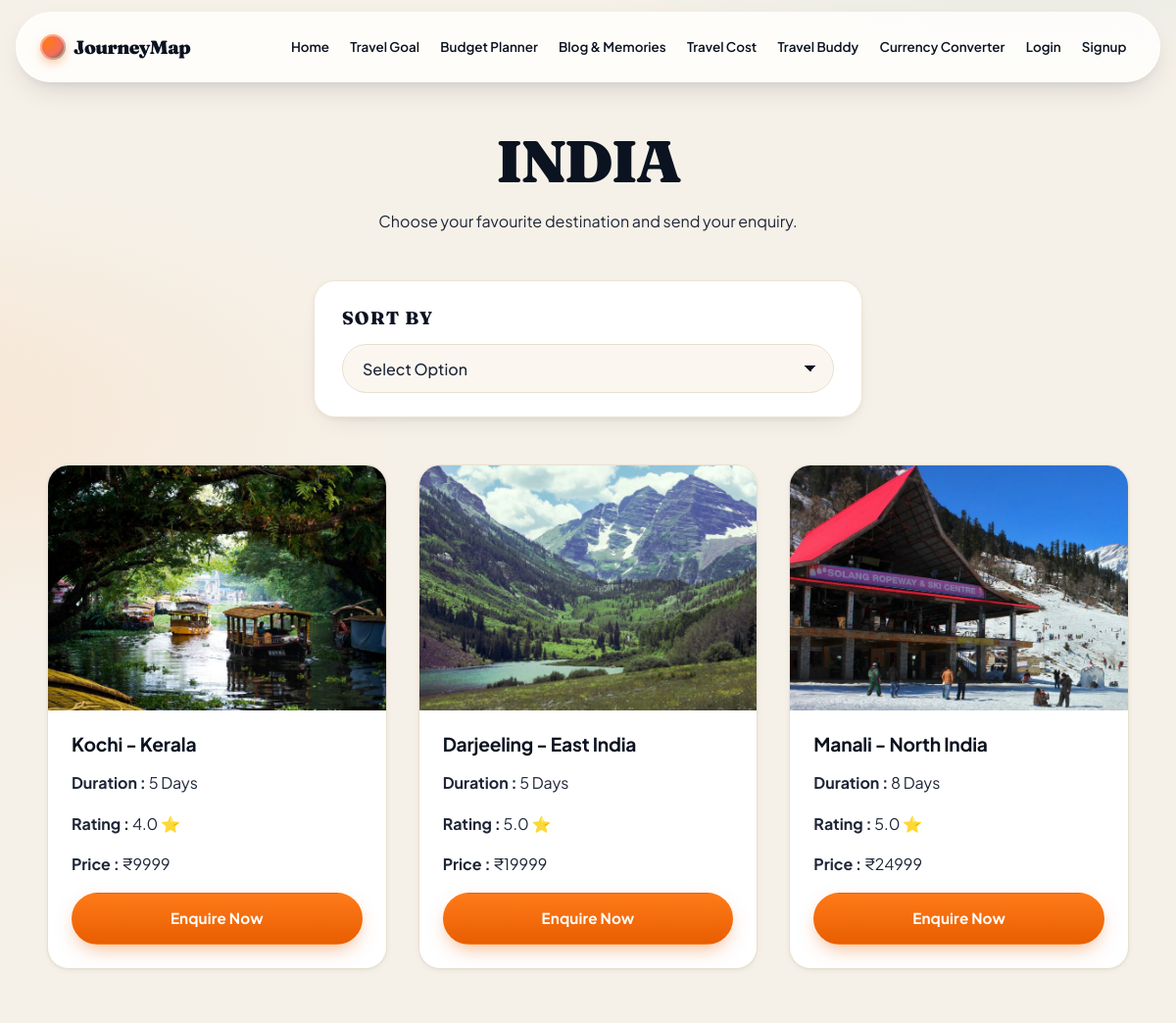
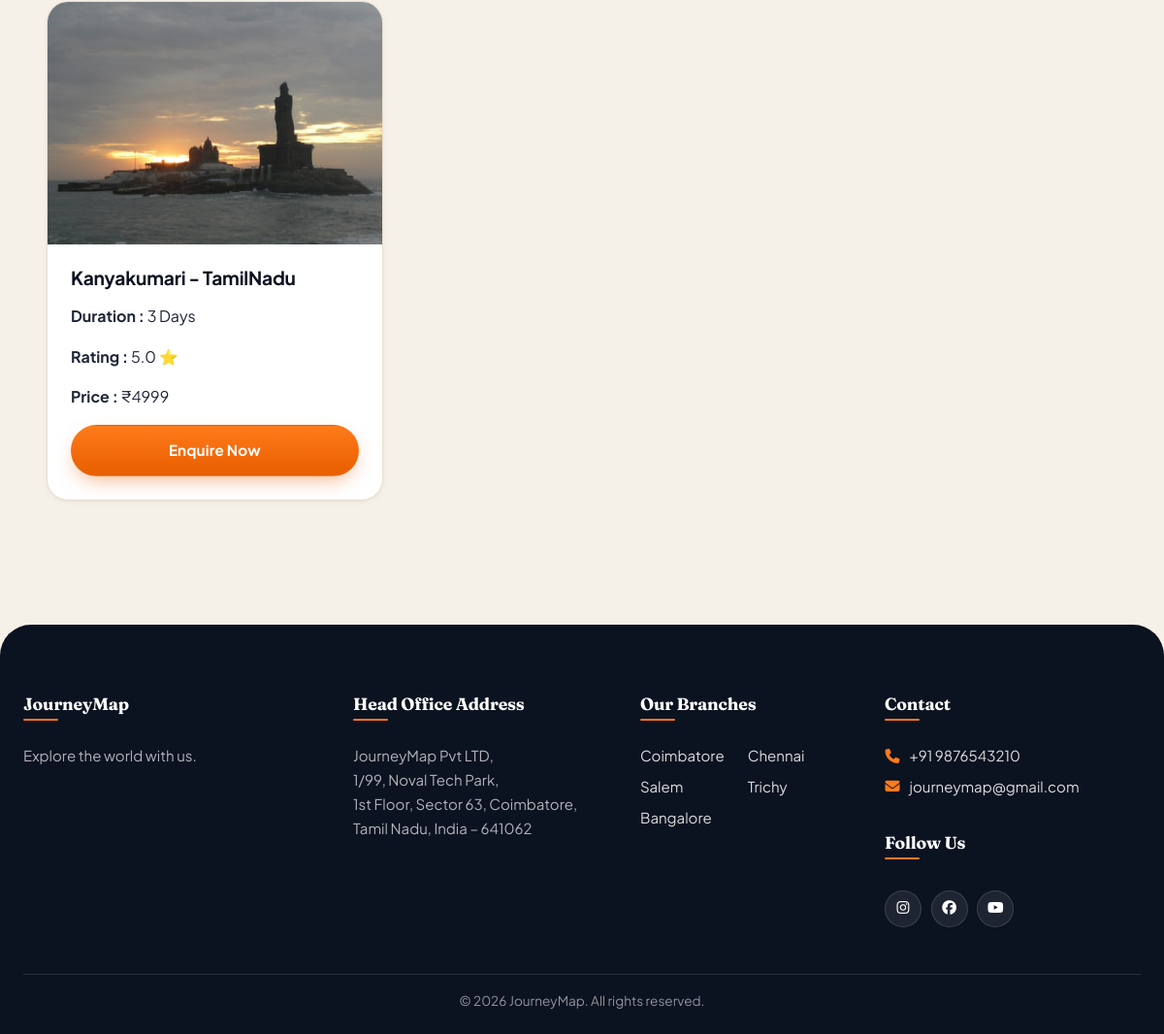
The app's page /destinations/India/ with its own data (2 pictures, top to bottom).
### JourneyMap/models.py (models this page shows, shortened)
class Package(models.Model):
    CATEGORY = (
        ('India', 'India'),
        ('International', 'International'),
        ('Europe', 'Europe'),
        ('Honeymoon', 'International Honeymoon')
    )
    package_name = models.CharField(max_length=100)
    category = models.CharField(max_length=30, choices=CATEGORY)
    price = models.IntegerField()
    image = models.ImageField(upload_to='travels/')
    description = models.TextField()

class Destination(models.Model):
    package = models.ForeignKey(Package, on_delete=models.CASCADE)
    destination_name = models.CharField(max_length=100)
    image = models.ImageField(upload_to='travels/')
    description = models.TextField()
    days = models.IntegerField()
    price = models.IntegerField()
    rating = models.FloatField(default=5)
    international = models.BooleanField(default=False)

### JourneyMap/views.py (the view)
# urls.py: path('destinations/<str:category>/',views.destinations,name='destinations'),
def destinations(request, category):
    package = Package.objects.get(category=category)
    destinations = Destination.objects.filter(package=package)
    sort = request.GET.get("sort")
    if sort == "price_low":
        destinations = destinations.order_by("price")
    elif sort == "price_high":
        destinations = destinations.order_by("-price")
    elif sort == "rating":
        destinations = destinations.order_by("-rating")
    elif sort == "days_low":
        destinations = destinations.order_by("days")
    elif sort == "days_high":
        destinations = destinations.order_by("-days")
    elif sort == "name":
        destinations = destinations.order_by("destination_name")
    context = {
        "package": package,
        "destinations": destinations,
        "sort": sort,
    }
    return render(request, "destinations.html", context)

### templates/destinations.html (shortened to what this page needs)
{% extends 'base.html' %}
{% load static %}
{% block content %}
<div class="container mt-5">
    <div class="text-center mb-5">
        <h1>{{ package.package_name }}</h1>
        <p>Choose your favourite destination and send your enquiry.</p>
    </div>
    <div class="row justify-content-center mb-5">
        <div class="col-lg-6">
            <div class="card shadow border-0 p-4">
                <h3 class="text-primary fw-bold mb-4">
                    SORT BY
                </h3>
                <form method="GET">
                    <select
                        name="sort"
                        class="form-select form-select-lg"
                        onchange="this.form.submit()">
                        <option value="">Select Option</option>
                    </select>
                </form>
            </div>
        </div>
    </div>
    <div class="row">
        {% for destination in destinations %}
        <div class="col-lg-4 col-md-6 mb-4">
            <div class="card h-100 shadow">
                <img src="{{ destination.image.url }}"
                     class="card-img-top"
                     style="height:250px;object-fit:cover;">
                <div class="card-body">
                    <h4>
                        {{ destination.destination_name }}
                    </h4>
                    <p>
                        <strong>Duration :</strong>
                        {{ destination.days }} Days
                    </p>
                    <p>
                        <strong>Rating :</strong>
                        {{ destination.rating }} ⭐
                    </p>
                    <p>
                        <strong>Price :</strong>
                        ₹{{ destination.price }}
                    </p>
                    <a href="{% url 'enquiry' destination.id %}"
                       class="btn btn-success w-100">
                        Enquire Now
                    </a>
                </div>
            </div>
        </div>
        {% empty %}
        <div class="text-center">
            <h3>No Destinations Available</h3>
        </div>
        {% endfor %}
    </div>
</div>
{% endblock %}

### records on screen
Package: package_name "INDIA"
Destination: image (picture), destination_name "Kochi - Kerala", days "5", rating "4.0", price "9999"
Destination: image (picture), destination_name "Darjeeling - East India", days "5", rating "5.0", price "19999"
Destination: image (picture), destination_name "Manali - North India", days "8", rating "5.0", price "24999"
Destination: image (picture), destination_name "Kanyakumari - TamilNadu", days "3", rating "5.0", price "4999"
